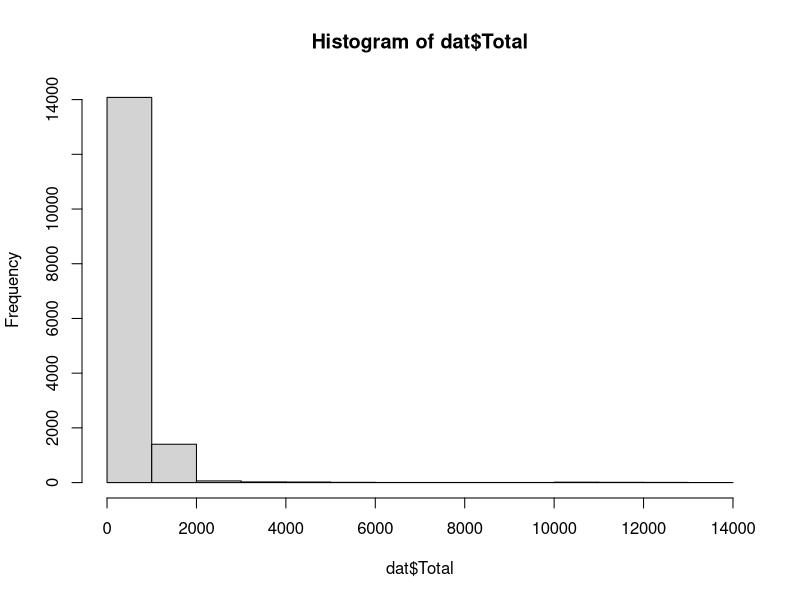

This figure's R source:
## ---- chunk 1
knitr::opts_chunk$set(echo = TRUE)
library(readr)
dat <- read.table("Deaths_1x1.txt", skip = 2, header = TRUE )

## ---- chunk 2
hist(dat$Total)
